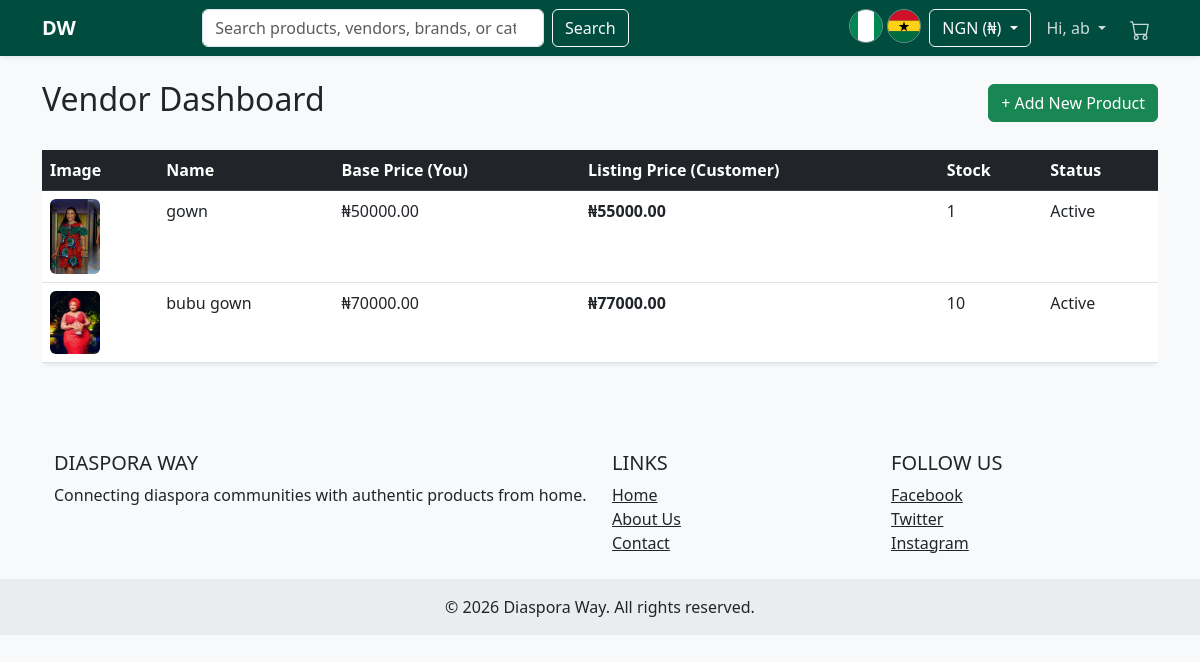
The app's page /vendor/dashboard/ (signed in) with its own data.
### users/models.py (models this page shows, shortened)
class User(AbstractUser):
    class CountryChoices(models.TextChoices):
        NIGERIA = 'NG', 'Nigeria'
        GHANA = 'GH', 'Ghana'
    username = None  # Remove username field
    phone_number = models.CharField(max_length=15, unique=True)
    ROLE_CHOICES = (
        ('customer', 'Customer'),
        ('vendor', 'Vendor'),
        ('logistics', 'Logistics'),
        ('admin', 'Admin'),
    )
    role = models.CharField(max_length=10, choices=ROLE_CHOICES, default='customer')
    country = models.CharField(max_length=2, choices=CountryChoices.choices, default=CountryChoices.NIGERIA)
    USERNAME_FIELD = 'phone_number'
    REQUIRED_FIELDS = []
    objects = CustomUserManager()

### products/models.py (models this page shows, shortened)
class Product(models.Model):
    class CountryChoices(models.TextChoices):
        NIGERIA = 'NG', 'Nigeria'
        GHANA = 'GH', 'Ghana'
    vendor = models.ForeignKey(settings.AUTH_USER_MODEL, on_delete=models.CASCADE, limit_choices_to={'role': 'vendor'})
    category = models.ForeignKey(Category, on_delete=models.CASCADE)
    country = models.CharField(max_length=2, choices=CountryChoices.choices, default=CountryChoices.NIGERIA)
    name = models.CharField(max_length=255)
    description = models.TextField()
    base_price = models.DecimalField(max_digits=12, decimal_places=2)  # Price vendor receives
    markup_percentage = models.DecimalField(max_digits=5, decimal_places=2, default=10.00)  # Default markup of 10%
    image = models.ImageField(upload_to='products/')
    stock = models.PositiveIntegerField(default=1)
    is_active = models.BooleanField(default=True)
    created_at = models.DateTimeField(auto_now_add=True)
    @property
    def selling_price(self):
        markup_amount = (self.base_price * self.markup_percentage) / 100
        return self.base_price + markup_amount

### products/views.py (the view)
# urls.py: path('dashboard/', views.vendor_dashboard, name='vendor_dashboard'),
@login_required
def vendor_dashboard(request):
    if request.user.role != 'vendor':
        return redirect('home')
    products = Product.objects.filter(vendor=request.user)
    return render(request, 'products/vendor_dashboard.html', {'products': products})

### core/context_processors.py (called while the page is built)
def currency_processor(request):
    currency = request.session.get('currency', 'NGN')
    if currency not in settings.CURRENCIES:
        currency = 'NGN'
    rate = settings.EXCHANGE_RATES.get(currency, 1.0)
    selected_currency = {
        'code': currency,
        **settings.CURRENCIES[currency],
    }
    currencies = [
        {'code': code, **details}
        for code, details in settings.CURRENCIES.items()
    ]
    return {
        'CURRENCY_CODE': currency,
        'CURRENCY_SYMBOL': selected_currency['symbol'],
        'CURRENCY_RATE': rate,
        'selected_currency': selected_currency,
        'currencies': currencies,
    }

### products/templatetags/currency_tags.py (called while the page is built)
@register.filter
def multiply(value, arg):
    try:
        return float(value) * float(arg)
    except (ValueError, TypeError):
        return value

### templates/products/vendor_dashboard.html
{% extends 'base.html' %}
{% load currency_tags %}
{% block content %}
<div class="d-flex justify-content-between align-items-center mb-4">
    <h2>Vendor Dashboard</h2>
    <a href="{% url 'add_product' %}" class="btn btn-success">+ Add New Product</a>
</div>
<div class="table-responsive">
    <table class="table table-hover bg-white shadow-sm rounded">
        <thead class="table-dark">
            <tr>
                <th>Image</th>
                <th>Name</th>
                <th>Base Price (You)</th>
                <th>Listing Price (Customer)</th>
                <th>Stock</th>
                <th>Status</th>
            </tr>
        </thead>
        <tbody>
            {% for product in products %}
            <tr>
                <td><img src="{{ product.image.url }}" width="50" class="rounded"></td>
                <td>{{ product.name }}</td>
                <td>{{ CURRENCY_SYMBOL }}{{ product.base_price|multiply:CURRENCY_RATE|floatformat:2 }}</td>
                <td><strong>{{ CURRENCY_SYMBOL }}{{ product.selling_price|multiply:CURRENCY_RATE|floatformat:2 }}</strong></td>
                <td>{{ product.stock }}</td>
                <td>{% if product.is_active %}Active{% else %}Hidden{% endif %}</td>
            </tr>
            {% empty %}
            <tr><td colspan="6" class="text-center">No products uploaded yet.</td></tr>
            {% endfor %}
        </tbody>
    </table>
</div>
{% endblock %}

### templates/base.html (shortened to what this page needs)
{% load static currency_tags %}
<!DOCTYPE html>
<html lang="en">
<head>
    <link href="https://cdn.jsdelivr.net/npm/bootstrap@5.3.0/dist/css/bootstrap.min.css" rel="stylesheet">
</head>
<body>
    <nav class="navbar navbar-expand-lg navbar-dark sticky-top shadow-sm" style="background-color: #004d40; z-index: 1030;">
        <div class="container">
            <a class="navbar-brand fw-bold" href="{% url 'home' %}">DW</a>
            <div class="collapse navbar-collapse" id="navbarMain">
                <form class="d-flex mx-auto search-form" action="{% url 'home' %}" method="GET">
                    <input class="form-control me-2" type="search" name="q"
                           placeholder="Search products, vendors, brands, or categories..."
                           aria-label="Search" value="{{ query|default:'' }}">
                    <button class="btn btn-outline-light" type="submit">Search</button>
                </form>
                <ul class="navbar-nav ms-auto align-items-center">
                    <li class="nav-item me-1" title="Filter Nigeria products">
                        <a class="country-flag-link " href="{% url 'home' %}?country=NG" aria-label="Show Nigeria products">
                            <img src="{% static 'flags/ng.svg' %}" alt="Nigeria" class="img-fluid">
                        </a>
                    </li>
                    <li class="nav-item me-2" title="Filter Ghana products">
                        <a class="country-flag-link " href="{% url 'home' %}?country=GH" aria-label="Show Ghana products">
                            <img src="{% static 'flags/gh.svg' %}" alt="Ghana" class="img-fluid">
                        </a>
                    </li>
                    {% if currencies %}
                    <li class="nav-item dropdown me-2">
                        <button class="btn btn-outline-light dropdown-toggle" type="button" id="currencyDropdown"
                                data-bs-toggle="dropdown" aria-expanded="false">
                            {{ selected_currency.code }} ({{ selected_currency.symbol }})
                        </button>
                    </li>
                    {% endif %}
                    {% if user.is_authenticated %}
                        <li class="nav-item dropdown">
                            <a class="nav-link dropdown-toggle" href="#" id="userMenu" role="button"
                               data-bs-toggle="dropdown" aria-expanded="false">
                                Hi, {{ user.first_name|default:user.phone_number }}
                            </a>
                        </li>
                    {% else %}
                        <li class="nav-item"><a class="nav-link" href="{% url 'login' %}">Login</a></li>
                        <li class="nav-item"><a class="btn btn-primary ms-2" href="{% url 'register' %}">Sign Up</a></li>
                    {% endif %}
                    <li class="nav-item ms-2">
                        <a href="{% url 'cart_detail' %}" class="nav-link position-relative">
                        </a>
                    </li>
                </ul>
            </div>
        </div>
    </nav>
    <div class="container mt-4">
        {% block content %}{% endblock %}
    </div>
    <footer class="bg-light text-center text-lg-start mt-5">
        <div class="container p-4">
            <div class="row">
                <div class="col-lg-6 col-md-12 mb-4 mb-md-0">
                    <h5 class="text-uppercase">Diaspora Way</h5>
                    <p>
                        Connecting diaspora communities with authentic products from home.
                    </p>
                </div>
                <div class="col-lg-3 col-md-6 mb-4 mb-md-0">
                    <h5 class="text-uppercase">Links</h5>
                    <ul class="list-unstyled mb-0">
                        <li><a href="{% url 'home' %}" class="text-dark">Home</a></li>
                        <li><a href="#" class="text-dark">About Us</a></li>
                        <li><a href="#" class="text-dark">Contact</a></li>
                    </ul>
                </div>
                <div class="col-lg-3 col-md-6 mb-4 mb-md-0">
                    <h5 class="text-uppercase">Follow Us</h5>
                    <ul class="list-unstyled mb-0">
                        <li><a href="#" class="text-dark">Facebook</a></li>
                        <li><a href="#" class="text-dark">Twitter</a></li>
                        <li><a href="#" class="text-dark">Instagram</a></li>
                    </ul>
                </div>
            </div>
        </div>
        <div class="text-center p-3" style="background-color: rgba(0, 0, 0, 0.05);">
            © {% now "Y" %} Diaspora Way. All rights reserved.
        </div>
    </footer>
</body>
</html>

### templates/base.html (style rules this page uses)
body { background-color: #f8f9fa; }
.navbar { background-color: #004d40; }
.navbar-dark .navbar-nav .nav-link { color: rgba(255,255,255,.8); }
.search-form { width: 40%; margin: 0 auto; }
.country-flag-link { display: inline-flex; align-items: center; justify-content: center; width: 34px; height: 34px; border-radius: 999px; text-decoration: none; border: 1px solid rgba(255, 255, 255, 0.4); overflow: hidden; }
.country-flag-link img { width: 100%; height: 100%; object-fit: cover; }

### records on screen
User: first_name "ab"
Product: image (picture), name "gown", CURRENCY_SYMBOL "₦", base_price|multiply "50000.00", selling_price|multiply "55000.00", stock "1", is_active "Active"
Product: image (picture), name "bubu gown", CURRENCY_SYMBOL "₦", base_price|multiply "70000.00", selling_price|multiply "77000.00", stock "10", is_active "Active"

### other values on screen
{{ selected_currency.code }} "NGN"
{{ selected_currency.symbol }} "₦"
